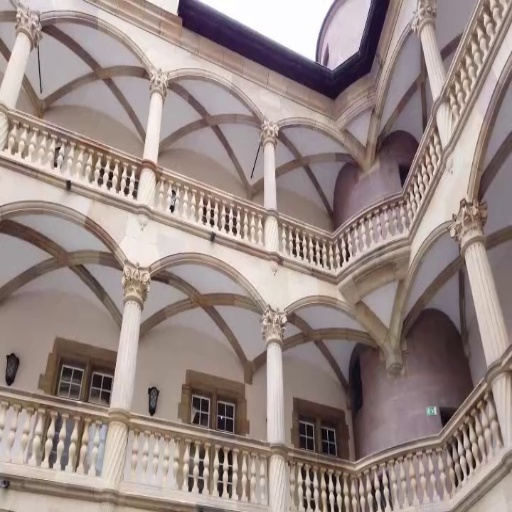
#> input picture dataset/image2.jpg, 512 x 512 px
$ python alpha.py
#> lines starting #> are read from the running program, lines starting #| are printed output that depends on the picture; after the words box and inside, x2 and y2 are one past the last pixel; in counts of white or black regions, pixels touching at a corner belong together
import cv2
import numpy as np
import matplotlib.pyplot as plt

# Load images
img1 = cv2.imread("dataset/image2.jpg")   # left image
#> img1 is the input picture: shape (512, 512, 3); mean B, G, R 133.6, 137.3, 153
img2 = cv2.imread("dataset/image1.jpg")   # right image
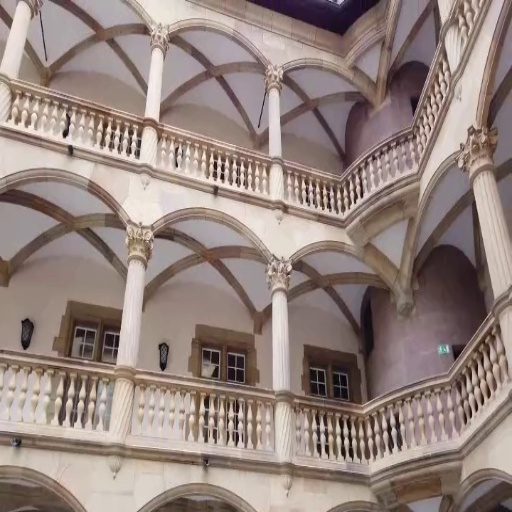
#> input picture dataset/image1.jpg, 512 x 512 px
#> img2 is the input picture: shape (512, 512, 3); mean B, G, R 125.7, 131.6, 148.2

# Convert to grayscale
gray1 = cv2.cvtColor(img1, cv2.COLOR_BGR2GRAY)
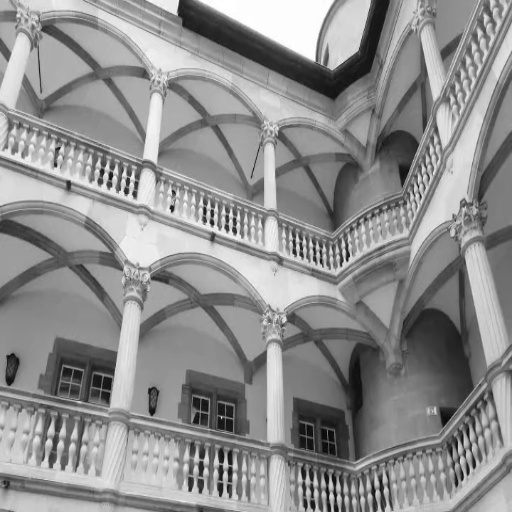
#> gray1: shape (512, 512); min 3, max 255, mean 141.6
gray2 = cv2.cvtColor(img2, cv2.COLOR_BGR2GRAY)
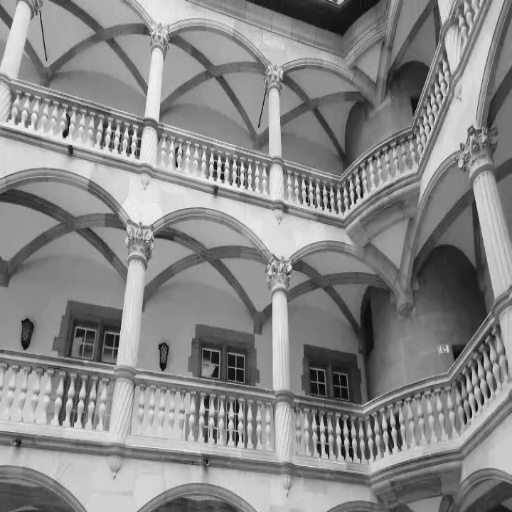
#> gray2: shape (512, 512); min 2, max 247, mean 135.9

# SIFT detector
sift = cv2.SIFT_create()

kp1, des1 = sift.detectAndCompute(gray1, None)
#> kp1 = 2384 keypoints; strongest (x, y, size): (172, 208, 3.6), (212, 223, 3.2), (111, 175, 3.6), (126, 191, 3.7)
kp2, des2 = sift.detectAndCompute(gray2, None)
#> kp2 = 2401 keypoints; strongest (x, y, size): (65, 134, 4.3), (222, 177, 3.2), (177, 165, 2), (362, 196, 2.3)

print("Image1 Keypoints:", len(kp1))
#| Image1 Keypoints: 2384
print("Image2 Keypoints:", len(kp2))
#| Image2 Keypoints: 2401

# Feature Matching
bf = cv2.BFMatcher()
matches = bf.knnMatch(des1, des2, k=2)
#> matches = 2384 matches

good_matches = []

for m, n in matches:
    if m.distance < 0.8 * n.distance:
        good_matches.append(m)
#> after the loop, good_matches = 923 matches

print("Total Matches:", len(matches))
#| Total Matches: 2384
print("Good Matches:", len(good_matches))
#| Good Matches: 923

# Homography
src_pts = np.float32([kp1[m.queryIdx].pt for m in good_matches]).reshape(-1,1,2)
#> src_pts = 923 rows, first 8: [2.9, 402.6], [2.98, 111.1], [4.36, 385], [4.71, 106.7], [5.49, 120.5], [6.73, 403.6], [7.1, 54.4], [7.95, 356.7]
dst_pts = np.float32([kp2[m.trainIdx].pt for m in good_matches]).reshape(-1,1,2)
#> dst_pts = 923 rows, first 8: [13.37, 366.1], [4.12, 81.33], [18.58, 348], [6.33, 77.28], [7.88, 91.65], [16.7, 366.6], [8.55, 21.1], [160, 345.6]

H, mask = cv2.findHomography(src_pts, dst_pts, cv2.RANSAC, 5.0)
#> H = [[0.99, 0.0323, -1.7], [-0.103, 1.03, -32.9], [-0.000114, 0.000105, 1]]; mask = 923 values, max 1 at index 0, min 0 at index 7, mean 0.642

print("Inliers after RANSAC:", np.sum(mask))
#| Inliers after RANSAC: 593

# Warp image
h1, w1 = img1.shape[:2]
#> h1 = 512; w1 = 512
h2, w2 = img2.shape[:2]
#> h2 = 512; w2 = 512

corners_img1 = np.float32([[0,0],[0,h1],[w1,h1],[w1,0]]).reshape(-1,1,2)
#> corners_img1 = [[0, 0], [0, 512], [512, 512], [512, 0]]
corners_img2 = np.float32([[0,0],[0,h2],[w2,h2],[w2,0]]).reshape(-1,1,2)
#> corners_img2 = [[0, 0], [0, 512], [512, 512], [512, 0]]

warped_corners = cv2.perspectiveTransform(corners_img1, H)
#> warped_corners = [[-1.7, -32.9], [14.06, 470.6], [524.2, 445.2], [536.5, -90.99]]

all_corners = np.concatenate((warped_corners, corners_img2), axis=0)
#> all_corners = [[-1.7, -32.9], [14.06, 470.6], [524.2, 445.2], [536.5, -90.99], [0, 0], [0, 512], [512, 512], [512, 0]]

[xmin, ymin] = np.int32(all_corners.min(axis=0).ravel())
#> xmin = -1; ymin = -90
[xmax, ymax] = np.int32(all_corners.max(axis=0).ravel())
#> xmax = 536; ymax = 512

translation = [-xmin, -ymin]
#> translation = [1, 90]

T = np.array([
    [1,0,translation[0]],
    [0,1,translation[1]],
    [0,0,1]
])
#> T = [[1, 0, 1], [0, 1, 90], [0, 0, 1]]

warped_img1 = cv2.warpPerspective(img1, T @ H, (xmax-xmin, ymax-ymin))
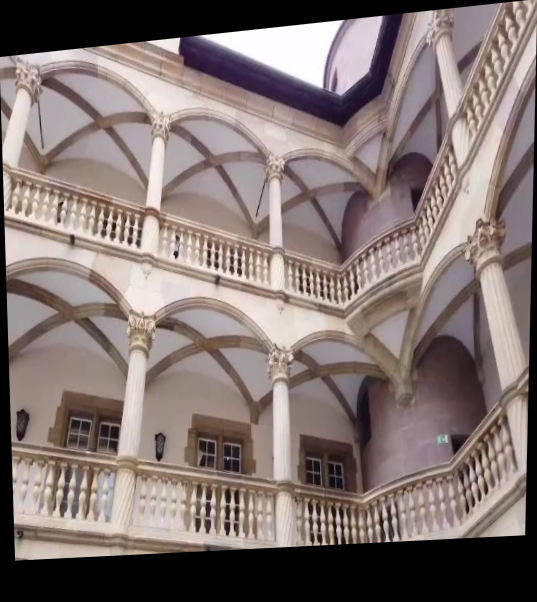
#> warped_img1: shape (602, 537, 3); mean B, G, R 112.8, 115.7, 128.9

result = warped_img1.copy()

result[
translation[1]:h2+translation[1],
translation[0]:w2+translation[0]
] = img2
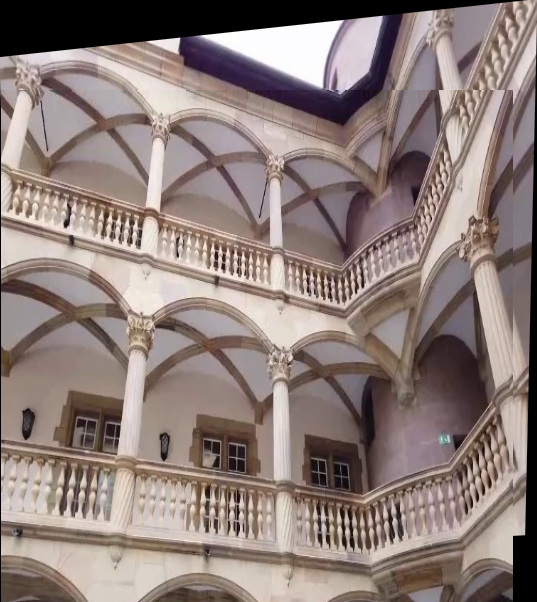
#> result: shape (602, 537, 3); mean B, G, R 121.2, 125.6, 140.7

# Alpha Blending
alpha = 0.5
blended = cv2.addWeighted(warped_img1, alpha, result, 1-alpha, 0)

# Crop black borders
gray = cv2.cvtColor(blended, cv2.COLOR_BGR2GRAY)
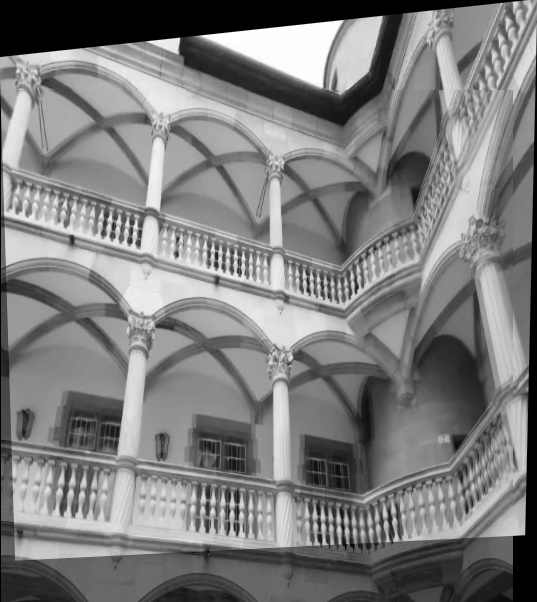
#> gray: shape (602, 537); min 0, max 255, mean 124.5
_, thresh = cv2.threshold(gray,1,255,cv2.THRESH_BINARY)
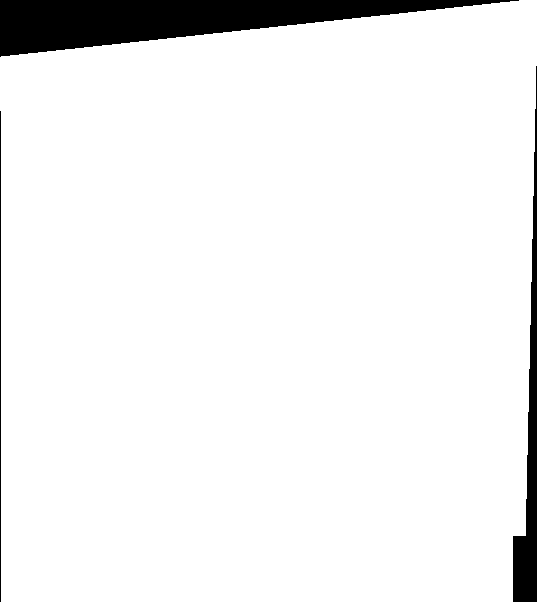
#> thresh: shape (602, 537); 93.9% white; 3 black regions, box (x1, y1, x2, y2) and area: (0, 0, 519, 57) 14804, (513, 66, 537, 602) 4376, (0, 111, 1, 602) 491

coords = cv2.findNonZero(thresh)
#> coords = contour of 303603 points, box (x1, y1, x2, y2) (0, 0, 537, 602), area 143536
x,y,w,h = cv2.boundingRect(coords)
#> x = 0; y = 0; w = 537; h = 602

cropped = blended[y:y+h, x:x+w]

# Display
plt.imshow(cv2.cvtColor(cropped, cv2.COLOR_BGR2RGB))
plt.title("Panorama using Alpha Blending")
plt.axis("off")
plt.show()
